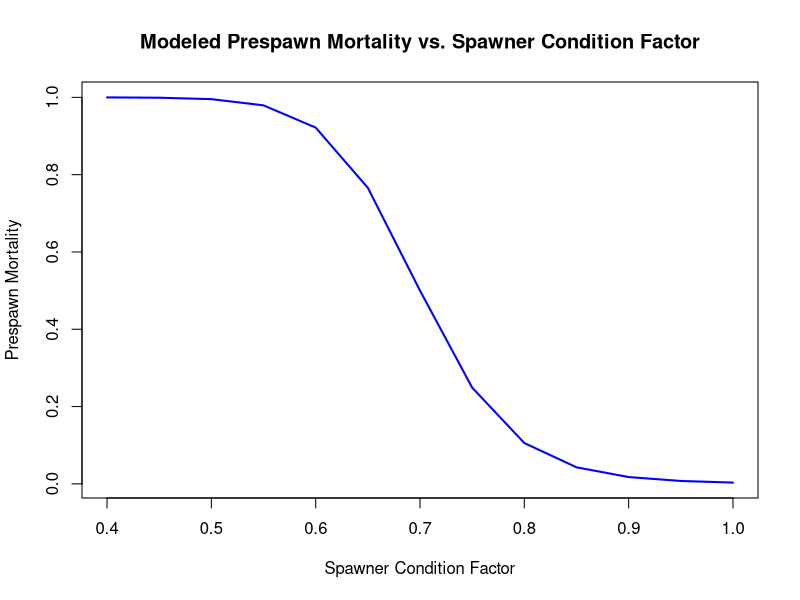

This figure's R source:
# Bellmore, J. R., Sergeant, C. J., Bellmore, R. A., Falke, J. A., & Fellman, J. B. (2022). Modeling coho salmon (Oncorhynchus kisutch) population response to streamflow 
# and water temperature extremes. Canadian Journal of Fisheries and Aquatic Sciences, 80(2), 243–260.
# Based on Equation 1 and Table S1 parameters

# 1. Define the parameters
beta_spawner <- 16       # Shape parameter

# Define baseline and uncertainty bounds for HS_spawner
HS_base <- 0.70          
HS_low <- 0.525          # Lower HS means fish survive at worse conditions (Lower Limit Mortality)
HS_high <- 0.875         # Higher HS means fish die at better conditions (Upper Limit Mortality)

# 2. Generate a sequence of Condition Factors (CF)
cf_seq <- seq(0.40, 1.00, by = 0.05)

# 3. Calculate Pre-spawn Mortality (Base, Lower Limit, Upper Limit)
# Formula: Prespawn Mort = 1 - (CF^beta) / (CF^beta + HS^beta)
mortality_base <- 1 - (cf_seq^beta_spawner) / ((cf_seq^beta_spawner) + (HS_base^beta_spawner))
mortality_lower <- 1 - (cf_seq^beta_spawner) / ((cf_seq^beta_spawner) + (HS_low^beta_spawner))
mortality_upper <- 1 - (cf_seq^beta_spawner) / ((cf_seq^beta_spawner) + (HS_high^beta_spawner))

# 4. Create the dataframe
CFmort_df <- data.frame(
  curve.id = "c4",
  stressor.label = "spawner_condition_factor",
  stressor.x = cf_seq,
  units.x = "dimensionless",
  response.label = "prespawn_mortality",
  response.y = round(mortality_base, 4), 
  units.y = "proportion",
  stressor.value = "Equation_1",
  lower.limit = round(mortality_lower, 4),
  upper.limit = round(mortality_upper, 4)
)

# 5. Export the data to a CSV file
write.csv(CFmort_df, "CF_PrespawnMortality.csv", row.names = FALSE)

# 7. plot the curve
plot(CFmort_df$stressor.x, CFmort_df$response.y, 
     type = "l", 
     col = "blue", 
     lwd = 2,
     xlab = "Spawner Condition Factor", 
     ylab = "Prespawn Mortality",
     main = "Modeled Prespawn Mortality vs. Spawner Condition Factor")
